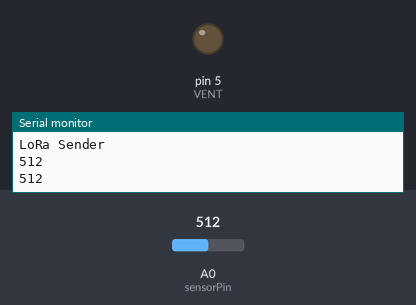
Simulated run of this sketch. Board: Arduino Uno, built with avr-gcc and run on an emulated ATmega328P. On the bench: output pins drawn as LEDs (lit = HIGH), the last lines printed to the serial monitor. The inputs (shaded band) are chosen by the test bench; at power-on: A0 (sensorPin) = 512. No radio packets arrive unless stated.

Above: at 1.8 s.
1.9 s: A0 (sensorPin) set to 213
3.4 s: A0 (sensorPin) set to 186
At 4.8 s:
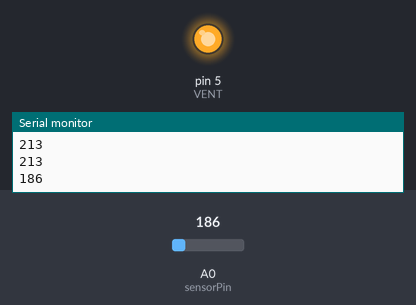
Timing chart, 0 to 6.4 s (numbered marks = the images above; inputs shaded):
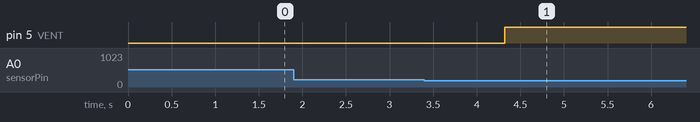

Measured:
- the behaviour switches between 200 and 199 on A0 (sensorPin) (found by bisection; images 0 and 1)
- after the input at 3.4 s, pin 5 (VENT): LOW → HIGH after 0.92 s

The sketch:

sender_testcode.ino
```cpp
//Testcode für das HydoIntellix Gerät
//benötigte Bibliotheken
#include <SPI.h>
#include <LoRa.h>

// Analoger Pin A0 für den Sensor
int sensorPin = A0;

// PIN 5 für das öffnen und schließen des Ventils
int VENT = 5;


void setup() {
  Serial.begin(1200);
  digitalWrite(VENT, LOW);
  pinMode(VENT, OUTPUT);

  //hiermit kann über den Seriellen Monitor der Arduino IDE
  //ein Problem mit dem LoRa-Modul festgestellt werden
  Serial.println("LoRa Sender");
  if (!LoRa.begin(433E6)) {
    Serial.println("Starting LoRa failed!");
  }
}

void loop() {
  int potValue = analogRead(sensorPin); // Liest den Wert des Sensors
  // Zeigt den Wert des Sensors auf dem seriellen Monitor an
  Serial.println(potValue);
  // Definierter Grenzwert
  int threshold = 200;

  //SX muss je nach Zone angepasst werden
  String message = "S1" + String(potValue);
  // jedes Messergebnis wird an das Pumpen-Kontrollzentrum gesendet
  // und dort aufgezeichnet
  LoRa.beginPacket();
  LoRa.print(message);
  LoRa.endPacket();

  // Wenn der Wert unter dem Schwellenwert liegt wird das Ventil geöffnet
  if (potValue < threshold) {
    digitalWrite(VENT, HIGH); // öffnet das Ventil
    // 5 Sekunden Verzögerung, damit sich das Ventil vollständig
    // öffnen kann
    delay(5 * 1000);

    // Sendet Signale an das Pumpen-Kontrollzentrum, um die Pumpe zu
    // starten. SX anpassen
    LoRa.beginPacket();
    LoRa.print("S1ON");
    LoRa.endPacket();

    delay(5 * 1000); // Für 5 Sekunden statt 46 Minuten warten

    digitalWrite(VENT, LOW); // VENT am Sender ausschalten

    delay(1000); //Puffer

    }
  // Warte eine Sekunde statt 10 Minuten vor der
  // nächsten Messung
  delay(1000);
}
```
